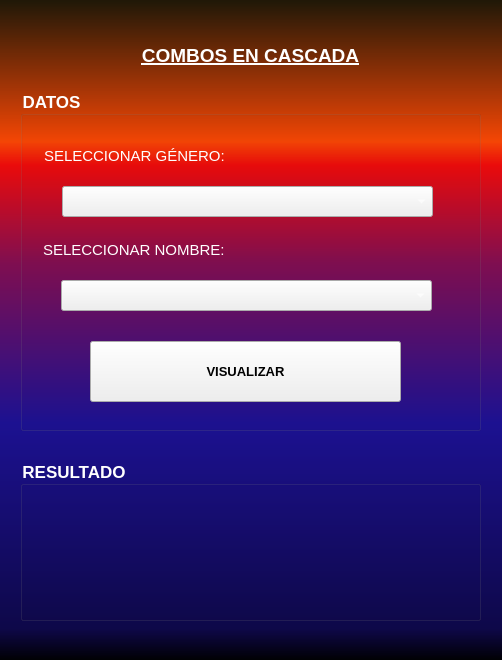
<?xml version="1.0" encoding="UTF-8"?>
<ui version="4.0">
 <class>MainWindow</class>
 <widget class="QMainWindow" name="MainWindow">
  <property name="geometry">
   <rect>
    <x>0</x>
    <y>0</y>
    <width>502</width>
    <height>660</height>
   </rect>
  </property>
  <property name="windowTitle">
   <string>MainWindow</string>
  </property>
  <property name="styleSheet">
   <string notr="true">QWidget#centralwidget{
background-color: qlineargradient(spread:pad, x1:0, y1:1, x2:0, y2:0, stop:0 rgba(0, 0, 0, 255), stop:0.05 rgba(14, 8, 73, 255), stop:0.36 rgba(28, 17, 145, 255), stop:0.6 rgba(126, 14, 81, 255), stop:0.75 rgba(234, 11, 11, 255), stop:0.78607 rgba(244, 70, 5, 255), stop:1 rgba(31, 24, 7, 255));}</string>
  </property>
  <widget class="QWidget" name="centralwidget">
   <widget class="QLabel" name="label">
    <property name="geometry">
     <rect>
      <x>10</x>
      <y>30</y>
      <width>481</width>
      <height>51</height>
     </rect>
    </property>
    <property name="font">
     <font>
      <pointsize>14</pointsize>
      <weight>75</weight>
      <bold>true</bold>
      <underline>true</underline>
     </font>
    </property>
    <property name="styleSheet">
     <string notr="true">color: rgb(255, 255, 255);</string>
    </property>
    <property name="text">
     <string>COMBOS EN CASCADA</string>
    </property>
    <property name="alignment">
     <set>Qt::AlignCenter</set>
    </property>
   </widget>
   <widget class="QGroupBox" name="groupBox_3">
    <property name="geometry">
     <rect>
      <x>20</x>
      <y>90</y>
      <width>461</width>
      <height>341</height>
     </rect>
    </property>
    <property name="font">
     <font>
      <pointsize>13</pointsize>
      <weight>75</weight>
      <bold>true</bold>
     </font>
    </property>
    <property name="styleSheet">
     <string notr="true">color: white;
</string>
    </property>
    <property name="title">
     <string>DATOS</string>
    </property>
    <widget class="QLabel" name="label_3">
     <property name="geometry">
      <rect>
       <x>24</x>
       <y>40</y>
       <width>261</width>
       <height>51</height>
      </rect>
     </property>
     <property name="font">
      <font>
       <pointsize>11</pointsize>
      </font>
     </property>
     <property name="text">
      <string>SELECCIONAR GÉNERO:</string>
     </property>
    </widget>
    <widget class="QComboBox" name="CB_genero">
     <property name="geometry">
      <rect>
       <x>42</x>
       <y>96</y>
       <width>371</width>
       <height>31</height>
      </rect>
     </property>
    </widget>
    <widget class="QPushButton" name="PB_ver_3">
     <property name="geometry">
      <rect>
       <x>70</x>
       <y>251</y>
       <width>311</width>
       <height>61</height>
      </rect>
     </property>
     <property name="font">
      <font>
       <pointsize>10</pointsize>
       <weight>75</weight>
       <bold>true</bold>
      </font>
     </property>
     <property name="styleSheet">
      <string notr="true">color: black;
</string>
     </property>
     <property name="text">
      <string>VISUALIZAR</string>
     </property>
    </widget>
    <widget class="QComboBox" name="CB_nombre">
     <property name="geometry">
      <rect>
       <x>41</x>
       <y>190</y>
       <width>371</width>
       <height>31</height>
      </rect>
     </property>
    </widget>
    <widget class="QLabel" name="label_4">
     <property name="geometry">
      <rect>
       <x>23</x>
       <y>134</y>
       <width>261</width>
       <height>51</height>
      </rect>
     </property>
     <property name="font">
      <font>
       <pointsize>11</pointsize>
      </font>
     </property>
     <property name="text">
      <string>SELECCIONAR NOMBRE:</string>
     </property>
    </widget>
   </widget>
   <widget class="QGroupBox" name="groupBox_2">
    <property name="geometry">
     <rect>
      <x>20</x>
      <y>460</y>
      <width>461</width>
      <height>161</height>
     </rect>
    </property>
    <property name="font">
     <font>
      <pointsize>13</pointsize>
      <weight>75</weight>
      <bold>true</bold>
     </font>
    </property>
    <property name="styleSheet">
     <string notr="true">color: rgb(255, 255, 255);</string>
    </property>
    <property name="title">
     <string>RESULTADO</string>
    </property>
    <widget class="QLabel" name="LB_resultado">
     <property name="geometry">
      <rect>
       <x>14</x>
       <y>39</y>
       <width>421</width>
       <height>91</height>
      </rect>
     </property>
     <property name="font">
      <font>
       <pointsize>11</pointsize>
      </font>
     </property>
     <property name="text">
      <string/>
     </property>
     <property name="alignment">
      <set>Qt::AlignCenter</set>
     </property>
    </widget>
   </widget>
  </widget>
 </widget>
 <resources/>
 <connections/>
</ui>
